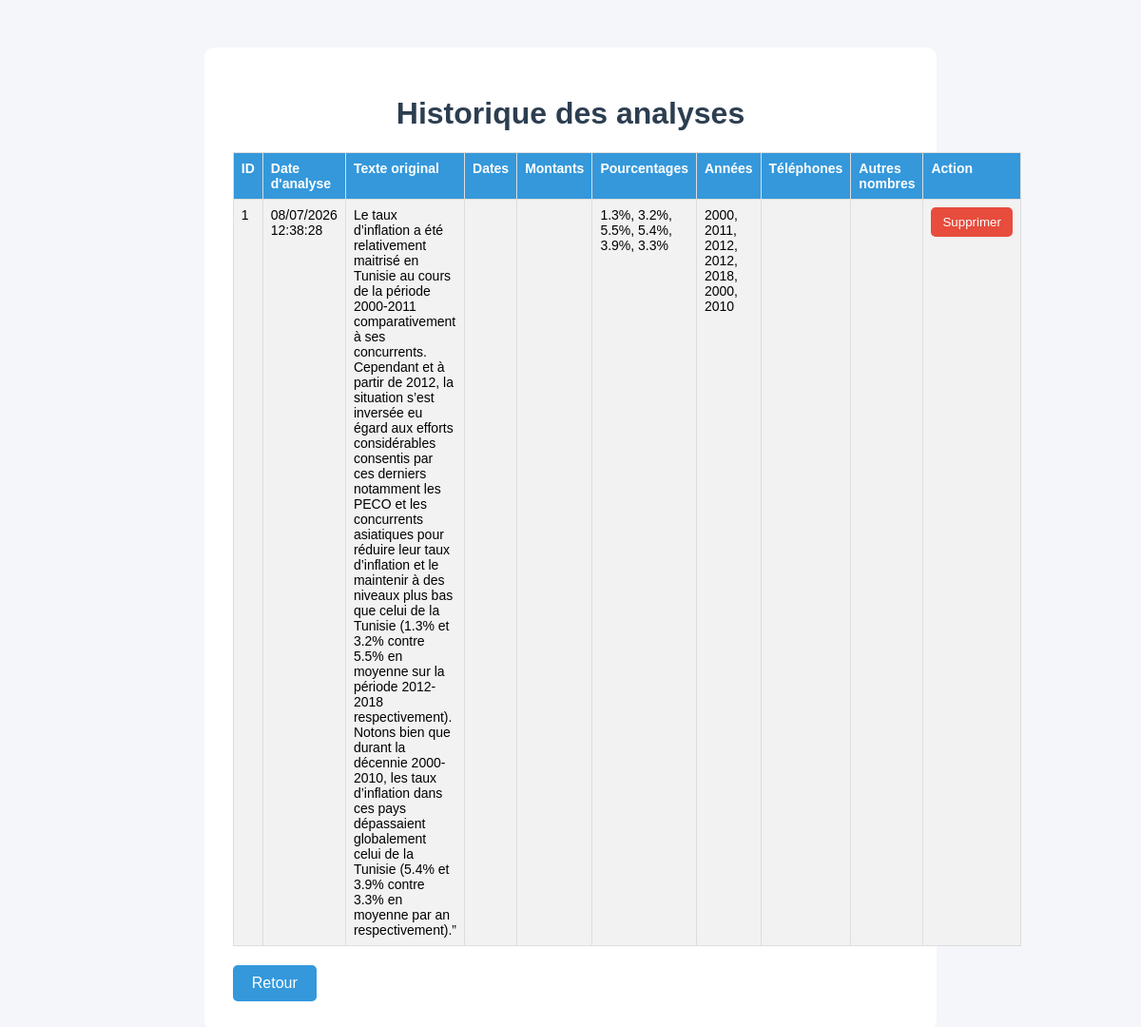
Page /historique on the committed database.
### tables this page shows
CREATE TABLE analyses (
            id INTEGER PRIMARY KEY AUTOINCREMENT,
            texte_original TEXT,
            dates TEXT,
            montants TEXT,
            pourcentages TEXT,
            annees TEXT,
            telephones TEXT,
            autres_nombres TEXT,
            date_creation TEXT
        );

### app.py (the view)
@app.route("/historique")
def historique():
    conn = sqlite3.connect("database.db")
    cursor = conn.cursor()
    cursor.execute("""
        SELECT id,
               texte_original,
               dates,
               montants,
               pourcentages,
               annees,
               telephones,
               autres_nombres,
               date_creation
        FROM analyses
        ORDER BY id DESC
    """)
    analyses = cursor.fetchall()
    conn.close()
    return render_template("historique.html", analyses=analyses)

### templates/historique.html (shortened to what this page needs)
<!DOCTYPE html>
<html lang="fr">
<head>
    <link rel="stylesheet" href="../static/style.css">
</head>
<body>
<div class="container">
    <h1>Historique des analyses</h1>
    <table>
        <tr>
            <th>ID</th>
            <th>Date d'analyse</th>
            <th>Texte original</th>
            <th>Dates</th>
            <th>Montants</th>
            <th>Pourcentages</th>
            <th>Années</th>
            <th>Téléphones</th>
            <th>Autres nombres</th>
            <th>Action</th>
        </tr>
        {% for analyse in analyses %}
        <tr>
            <td>{{ analyse[0] }}</td>
            <td>{{ analyse[8] }}</td>
            <td>{{ analyse[1] }}</td>
            <td>{{ analyse[2] }}</td>
            <td>{{ analyse[3] }}</td>
            <td>{{ analyse[4] }}</td>
            <td>{{ analyse[5] }}</td>
            <td>{{ analyse[6] }}</td>
            <td>{{ analyse[7] }}</td>
            <td>
                <a href="/supprimer/{{ analyse[0] }}">
                    <button type="button" class="btn-supprimer">Supprimer</button>
                </a>
            </td>
        </tr>
        {% endfor %}
    </table>
    <a class="retour" href="/">Retour</a>
</div>
</body>
</html>

### static/style.css (style rules this page uses)
body { font-family: Arial, sans-serif; background-color: #f4f6f9; }
.container { width: 60%; margin: 50px auto; background-color: white; padding: 30px; border-radius: 10px; }
h1 { text-align: center; color: #2c3e50; }
button { padding: 10px 20px; background-color: #3498db; color: white; border: none; border-radius: 5px; cursor: pointer; }

### templates/historique.html (style rules this page uses)
table { width: 100%; border-collapse: collapse; margin-top: 20px; font-size: 14px; }
th, td { border: 1px solid #ddd; padding: 8px; text-align: left; vertical-align: top; }
th { background: #3498db; color: white; }
tr:nth-child(even) { background: #f2f2f2; }
.retour { margin-top: 20px; display: inline-block; background: #3498db; color: white; padding: 10px 20px; border-radius: 5px; text-decoration: none; }
.btn-supprimer { background: #e74c3c; color: white; border: none; padding: 8px 12px; border-radius: 5px; cursor: pointer; }

### rows in the picture
analyses: id "1", date_creation "08/07/2026 12:38:28", texte_original "Le taux d’inflation a été relativement maitrisé en Tunisie au cours de la période 2000-2011 comparativement à ses concurrents. Cependant et à partir de 2012, la situation s’est inversée eu égard aux efforts considérables consentis par ces derniers notamment les PECO et les concurrents asiatiques pour réduire leur taux d’inflation et le maintenir à des niveaux plus bas que celui de la Tunisie (1.3% et 3.2% contre 5.5% en moyenne sur la période 2012-2018 respectivement). Notons bien que durant la décennie 2000-2010, les taux d’inflation dans ces pays dépassaient globalement celui de la Tunisie (5.4% et 3.9% contre 3.3% en moyenne par an respectivement).”", pourcentages "1.3%, 3.2%, 5.5%, 5.4%, 3.9%, 3.3%", annees "2000, 2011, 2012, 2012, 2018, 2000, 2010"
